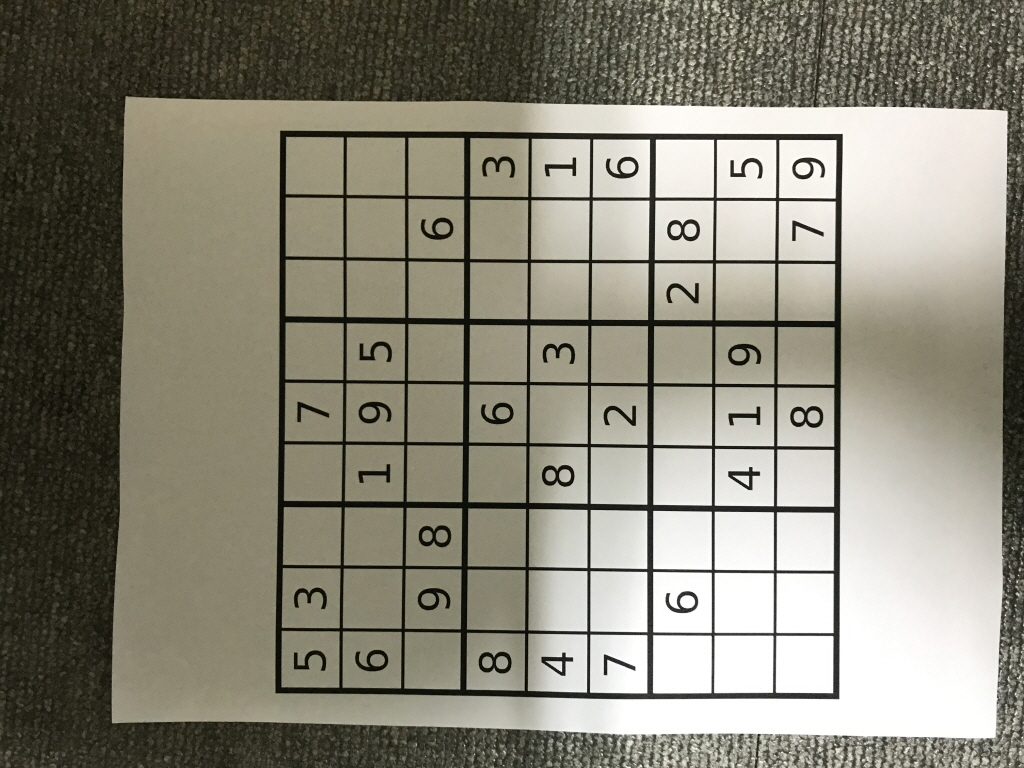
#> input picture sIMG_2168.jpg, 1024 x 768 px
$ jupyter execute chap146.ipynb   (older library calls are emulated)
#> lines starting #> are read from the running program, lines starting #| are printed output that depends on the picture
## Image Gradients

[cell 1]
import cv2
import numpy as np
from matplotlib import pyplot as plt

[cell 2]
img = cv2.imread('sIMG_2168.jpg',0)
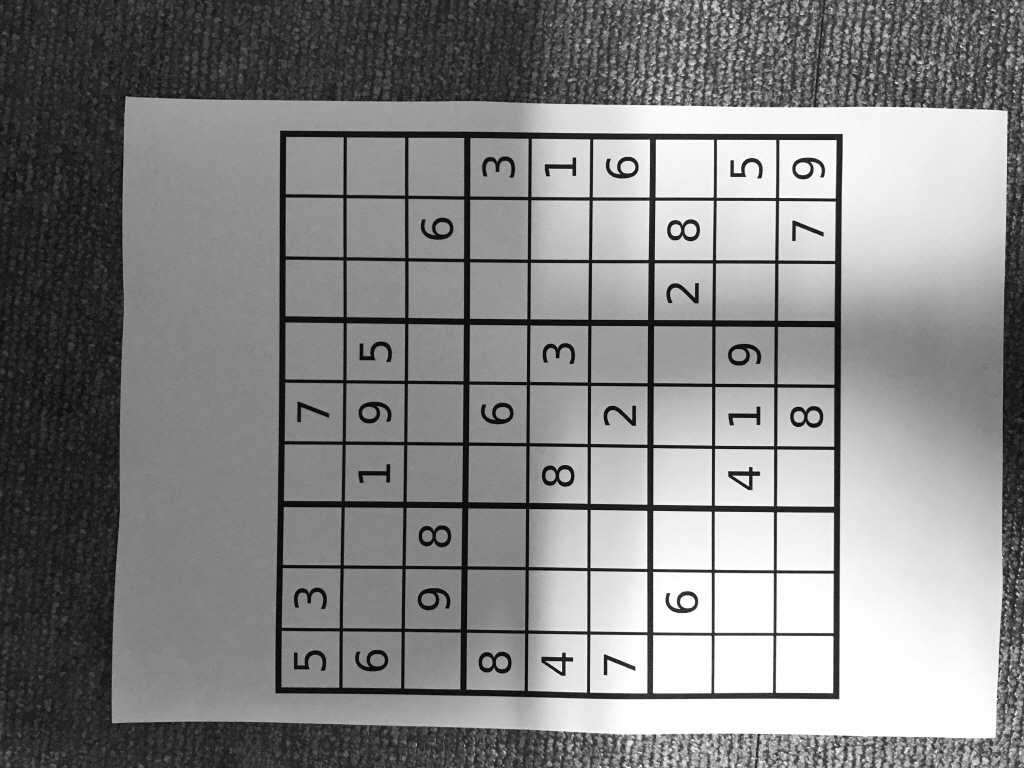
#> img: shape (768, 1024); min 2, max 255, mean 133.4
laplacian = cv2.Laplacian(img,cv2.CV_64F)
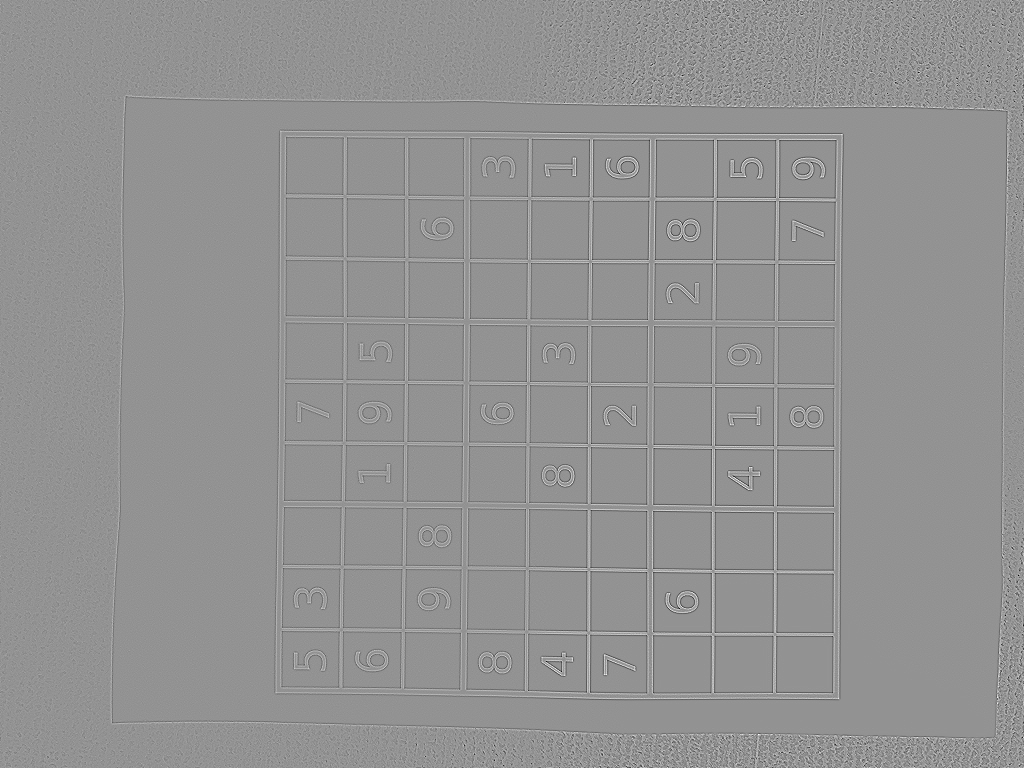
#> laplacian: shape (768, 1024) float64; min -486, max 358, mean 0; drawn with min black and max white
sobelx = cv2.Sobel(img,cv2.CV_64F,1,0,ksize=5)
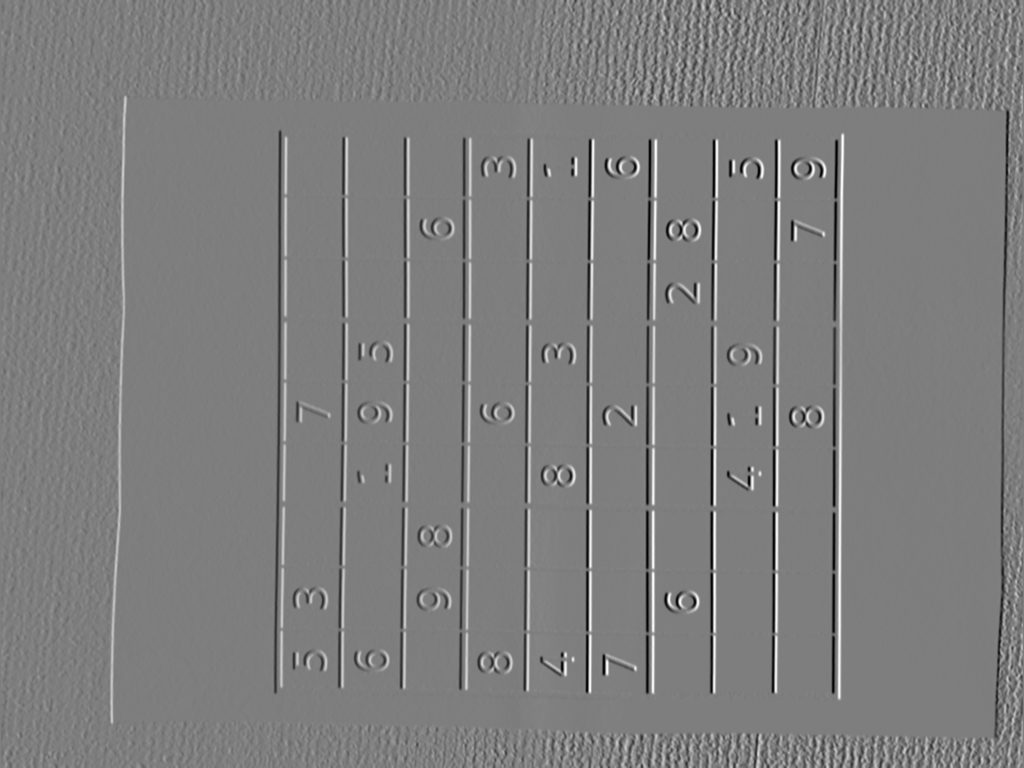
#> sobelx: shape (768, 1024) float64; min -10271, max 10466, mean 4.2; drawn with min black and max white
sobely = cv2.Sobel(img,cv2.CV_64F,0,1,ksize=5)
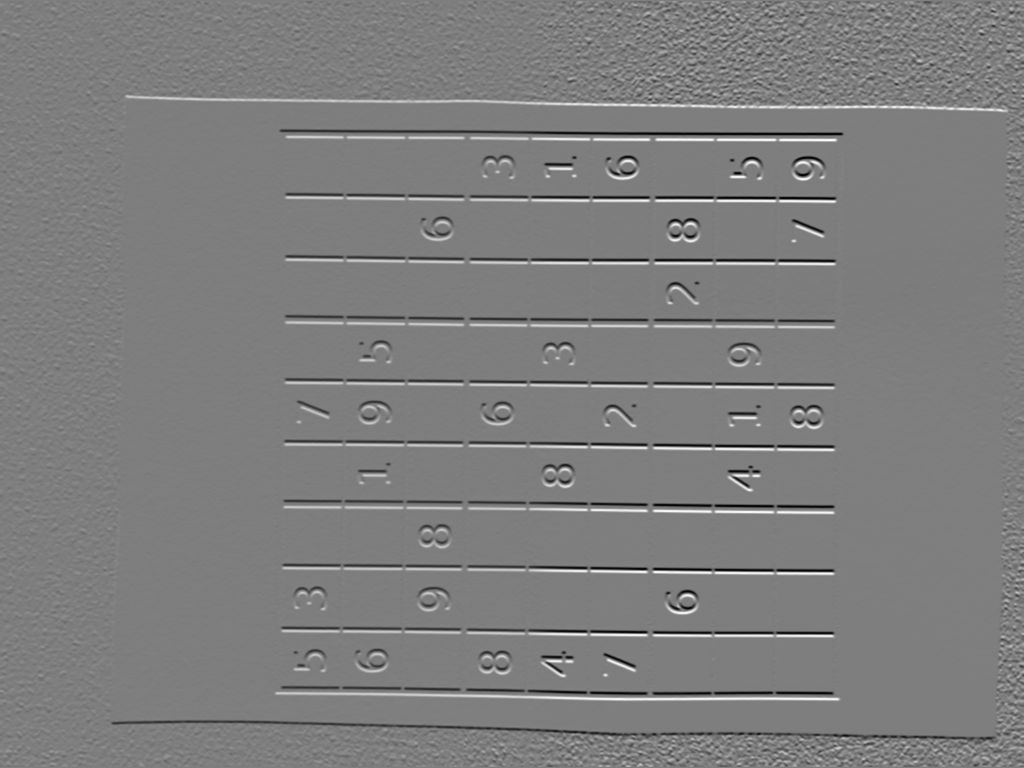
#> sobely: shape (768, 1024) float64; min -10412, max 10628, mean 3; drawn with min black and max white

[cell 3]
plt.subplot(2,2,1),plt.imshow(img,cmap = 'gray')
plt.title('Original'), plt.xticks([]), plt.yticks([])
plt.subplot(2,2,2),plt.imshow(laplacian,cmap = 'gray')
plt.title('Laplacian'), plt.xticks([]), plt.yticks([])
plt.subplot(2,2,3),plt.imshow(sobelx,cmap = 'gray')
plt.title('Sobel X'), plt.xticks([]), plt.yticks([])
plt.subplot(2,2,4),plt.imshow(sobely,cmap = 'gray')
plt.title('Sobel Y'), plt.xticks([]), plt.yticks([])
plt.show()
